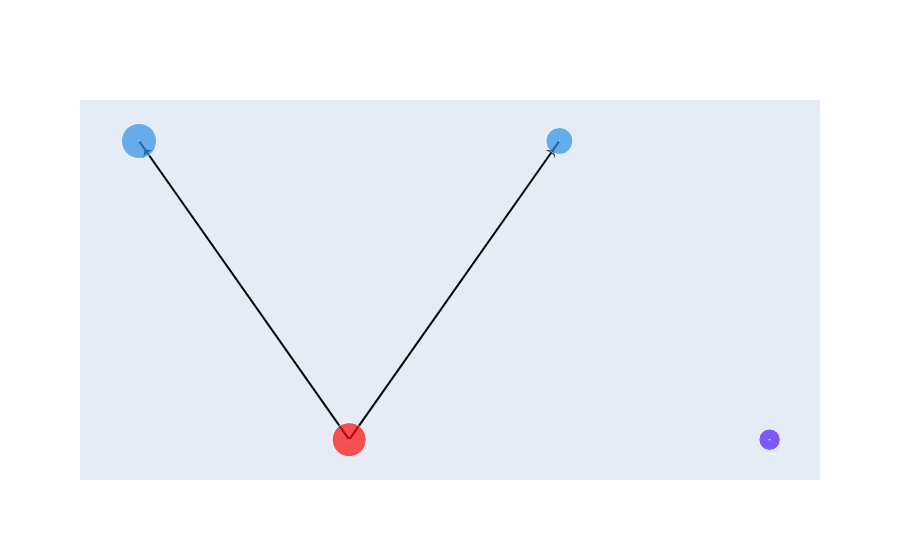
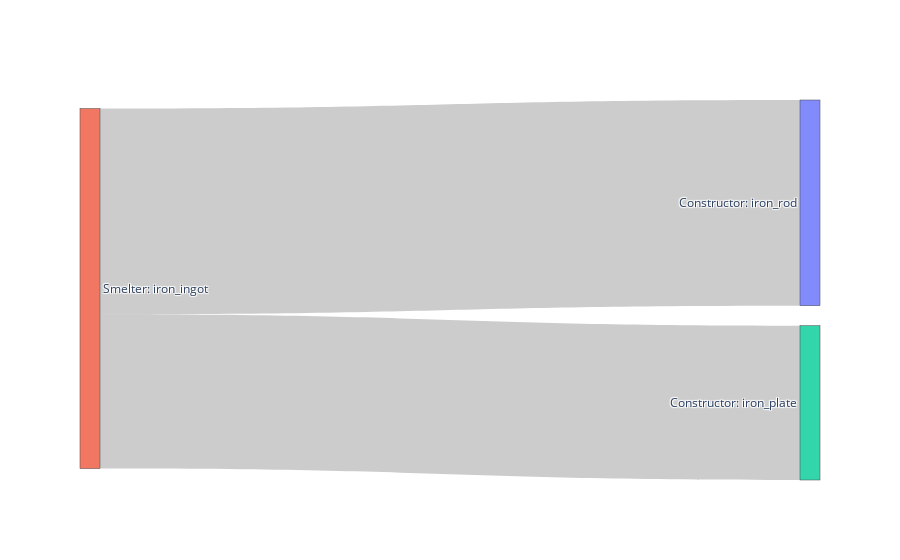

Notebook cell for these charts, in order:
### Code cell
available_machines = make_recipes(BASE_CONFIG, machine_mapping)
available_machines = [*available_machines.core]
Machine.autobind(available_machines)

target_product = MaterialSpec(iron_plate=1, iron_rod=2)
target_available = MaterialSpec(iron_ore=360)
solution = Process.from_inputs(target_available,
                               target_product,
                               available_machines)

plot_process(solution, Graph.layout_reingold_tilford)
plot_sankey(solution)
display(HTML(recipe_summary(solution)))

### Figure 1 — Plotly figure (JSON) as saved in the notebook; plotly's stock layout.template omitted (floating-point values rounded to 4 significant figures)
{"data": [{"hoverinfo": "none", "line": {"shape": "spline"}, "marker": {"angleref": "previous", "color": "black", "size": 10, "standoff": 10, "symbol": "arrow-wide"}, "mode": "lines+markers", "showlegend": false, "type": "scatter", "x": [-0.5, -1, null, -0.5, 0, null], "y": [1, 2, null, 1, 2, null]}, {"hovertemplate": "%{text}<extra></extra>", "marker": {"color": ["#2E91E5", "#FB0D0D", "#2E91E5", "#511CFB"], "size": [35.23, 34.08, 27.17, 21.46], "symbol": "circle-dot"}, "mode": "markers", "showlegend": false, "text": ["\nConstructor<br>\nRecipe: iron_rod<br>\nScale: 13.7143\n", "\nSmelter<br>\nRecipe: iron_ingot<br>\nScale: 12.0\n", "\nConstructor<br>\nRecipe: iron_plate<br>\nScale: 5.1429\n", "\nAggregator<br>\nRecipe: input<br>\nScale: 1\n"], "type": "scatter", "x": [-1, -0.5, 0, 0.5], "y": [2, 1, 2, 1]}], "layout": {"autosize": true, "xaxis": {"autorange": true, "range": [-1.102, 0.5952], "showgrid": false, "type": "linear", "visible": false, "zeroline": false}, "yaxis": {"autorange": true, "range": [0.9103, 2.091], "showgrid": false, "type": "linear", "visible": false, "zeroline": false}}}

### Figure 2 — Plotly figure (JSON) as saved in the notebook; plotly's stock layout.template omitted (floating-point values rounded to 4 significant figures)
{"data": [{"link": {"label": ["iron_ingot", "iron_ingot"], "source": [1, 1], "target": [0, 2], "value": [205.7, 154.3]}, "node": {"label": ["Constructor: iron_rod", "Smelter: iron_ingot", "Constructor: iron_plate", "Aggregator: input"]}, "type": "sankey"}], "layout": {"autosize": true}}
